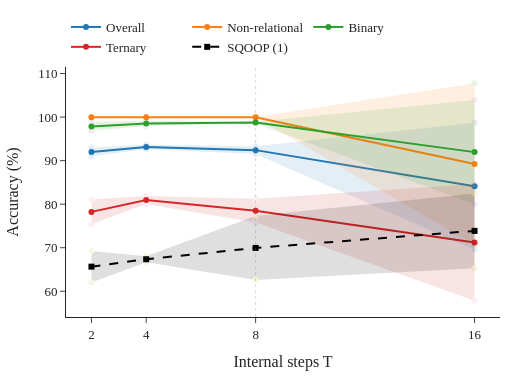
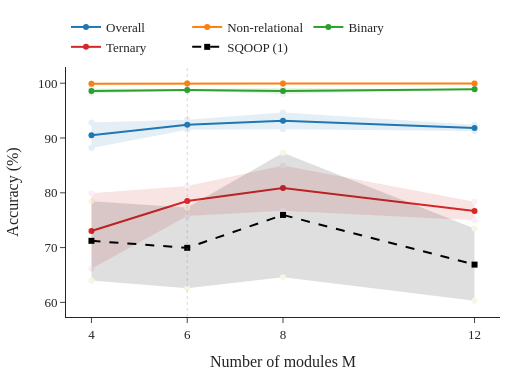
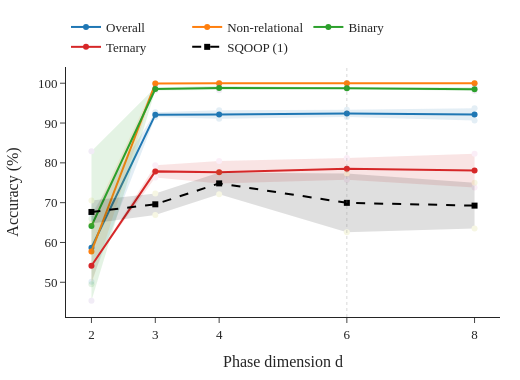

Notebook code cell kept with these figures, in order:
### Code cell
# Figure 5.4 -- sweeps: Sort-of-CLEVR families and the SQOOP rhs=1 held-out line on the same panels
def sweep(axis, xlabel, name, cols=lambda x: METRICS[SOC]):
    fig = go.Figure()
    series = [(fam, SOC, SWEEPS[SOC][axis], cols, dict(color=COLORS[i])) for i, fam in enumerate(METRICS[SOC])]
    series += [('SQOOP (1)', SQ, SWEEPS[SQ][1].get(axis, {}), lambda x: {'SQOOP (1)': METRICS[SQ]['held-out']}, dict(color='black', dash='dash'))]
    for label, task, cells, cols_, line in series:
        pts = [(x, *stat(task, h, cols_(x).get(label))[:2]) for x, h in cells.items()]
        pts = [p for p in pts if not np.isnan(p[1])]
        if not pts: continue
        x, m, s = map(np.array, zip(*pts))
        rgba = line['color'] if line['color'] != 'black' else '#000000'
        fig.add_trace(go.Scatter(x=np.r_[x, x[::-1]], y=np.r_[m + s, (m - s)[::-1]], fill='toself', fillcolor=rgba, opacity=0.12, line=dict(width=0), showlegend=False, hoverinfo='skip'))
        fig.add_trace(go.Scatter(x=x, y=m, mode='lines+markers', name=label, line=line, marker=dict(size=6, symbol='square' if task == SQ else 'circle'),
                                 customdata=s, hovertemplate=f'{label}<br>{xlabel}=%{{x}}<br>%{{y:.1f}} ± %{{customdata:.1f}}<extra></extra>'))
    canon = main.get({'t_train': 'model.t_bus', 'phase_dim': 'model.phase_dim', 'n_modules': 'model.n_modules'}.get(axis, 'model.t_bus'))
    if pd.notna(canon): fig.add_vline(x=canon, line=dict(color='grey', dash='dot', width=1))
    fig.update_xaxes(title=xlabel, tickvals=list(cells) if axis != 't_test' else T_TEST)
    fig.update_yaxes(title='Accuracy (%)')
    show(fig, name, width=520, height=380)


SWEEPS[SOC]['t_test'] = {T: MAIN[SOC]['SyncNet'] for T in T_TEST}
sweep('t_test', 'Test-time steps T', 'soc_ablation_t_test', cols=lambda T: {fam: col.format(T) for fam, col in T_VARIANCE.items()})
sweep('t_train', 'Internal steps T', 'soc_ablation_t_train')
sweep('n_modules', 'Number of modules M', 'soc_ablation_n_modules')
sweep('phase_dim', 'Phase dimension d', 'soc_ablation_phase_dim')

### Figure 1 — Plotly figure (JSON) as saved in the notebook; plotly's stock layout.template omitted (floating-point values rounded to 4 significant figures)
{"data": [{"fill": "toself", "fillcolor": "#1f77b4", "hoverinfo": "skip", "line": {"width": 0}, "opacity": 0.12, "showlegend": false, "type": "scatter", "x": [2, 4, 8, 16, 16, 8, 4, 2], "y": [93.03, 93.66, 93.32, 98.72, 69.55, 91.5, 92.64, 90.99]}, {"customdata": [1.021, 0.5114, 0.9112, 14.59], "hovertemplate": "Overall<br>Internal steps T=%{x}<br>%{y:.1f} ± %{customdata:.1f}<extra></extra>", "line": {"color": "#1f77b4"}, "marker": {"size": 6, "symbol": "circle"}, "mode": "lines+markers", "name": "Overall", "type": "scatter", "x": [2, 4, 8, 16], "y": [92.01, 93.15, 92.41, 84.13]}, {"fill": "toself", "fillcolor": "#ff7f0e", "hoverinfo": "skip", "line": {"width": 0}, "opacity": 0.12, "showlegend": false, "type": "scatter", "x": [2, 4, 8, 16, 16, 8, 4, 2], "y": [99.97, 99.97, 99.99, 107.8, 70.69, 99.93, 99.91, 99.92]}, {"customdata": [0.02317, 0.03464, 0.03055, 18.54], "hovertemplate": "Non-relational<br>Internal steps T=%{x}<br>%{y:.1f} ± %{customdata:.1f}<extra></extra>", "line": {"color": "#ff7f0e"}, "marker": {"size": 6, "symbol": "circle"}, "mode": "lines+markers", "name": "Non-relational", "type": "scatter", "x": [2, 4, 8, 16], "y": [99.95, 99.94, 99.96, 89.23]}, {"fill": "toself", "fillcolor": "#2ca02c", "hoverinfo": "skip", "line": {"width": 0}, "opacity": 0.12, "showlegend": false, "type": "scatter", "x": [2, 4, 8, 16, 16, 8, 4, 2], "y": [98.92, 99.14, 98.94, 103.9, 79.98, 98.59, 97.94, 96.78]}, {"customdata": [1.072, 0.6041, 0.1789, 11.98], "hovertemplate": "Binary<br>Internal steps T=%{x}<br>%{y:.1f} ± %{customdata:.1f}<extra></extra>", "line": {"color": "#2ca02c"}, "marker": {"size": 6, "symbol": "circle"}, "mode": "lines+markers", "name": "Binary", "type": "scatter", "x": [2, 4, 8, 16], "y": [97.85, 98.54, 98.77, 91.96]}, {"fill": "toself", "fillcolor": "#d62728", "hoverinfo": "skip", "line": {"width": 0}, "opacity": 0.12, "showlegend": false, "type": "scatter", "x": [2, 4, 8, 16, 16, 8, 4, 2], "y": [81.09, 81.86, 81.24, 84.62, 57.82, 75.77, 80.07, 75.36]}, {"customdata": [2.864, 0.8975, 2.733, 13.4], "hovertemplate": "Ternary<br>Internal steps T=%{x}<br>%{y:.1f} ± %{customdata:.1f}<extra></extra>", "line": {"color": "#d62728"}, "marker": {"size": 6, "symbol": "circle"}, "mode": "lines+markers", "name": "Ternary", "type": "scatter", "x": [2, 4, 8, 16], "y": [78.23, 80.96, 78.51, 71.22]}, {"fill": "toself", "fillcolor": "#000000", "hoverinfo": "skip", "line": {"width": 0}, "opacity": 0.12, "showlegend": false, "type": "scatter", "x": [2, 4, 8, 16, 16, 8, 4, 2], "y": [69.27, 68.03, 77.32, 82.47, 65.26, 62.58, 66.68, 62.04]}, {"customdata": [3.615, 0.6731, 7.372, 8.607], "hovertemplate": "SQOOP (1)<br>Internal steps T=%{x}<br>%{y:.1f} ± %{customdata:.1f}<extra></extra>", "line": {"color": "black", "dash": "dash"}, "marker": {"size": 6, "symbol": "square"}, "mode": "lines+markers", "name": "SQOOP (1)", "type": "scatter", "x": [2, 4, 8, 16], "y": [65.65, 67.35, 69.95, 73.87]}], "layout": {"font": {"family": "serif", "size": 13}, "height": 380, "legend": {"orientation": "h", "x": 0, "y": 1.02, "yanchor": "bottom"}, "margin": {"b": 45, "l": 50, "r": 20, "t": 30}, "shapes": [{"line": {"color": "grey", "dash": "dot", "width": 1}, "type": "line", "x0": 8, "x1": 8, "xref": "x", "y0": 0, "y1": 1, "yref": "y domain"}], "width": 520, "xaxis": {"tickvals": [2, 4, 8, 16], "title": {"text": "Internal steps T"}}, "yaxis": {"title": {"text": "Accuracy (%)"}}}}

### Figure 2 — Plotly figure (JSON) as saved in the notebook; plotly's stock layout.template omitted (floating-point values rounded to 4 significant figures)
{"data": [{"fill": "toself", "fillcolor": "#1f77b4", "hoverinfo": "skip", "line": {"width": 0}, "opacity": 0.12, "showlegend": false, "type": "scatter", "x": [4, 6, 8, 12, 12, 8, 6, 4], "y": [92.81, 93.32, 94.68, 92.4, 91.3, 91.58, 91.5, 88.2]}, {"customdata": [2.307, 0.9112, 1.545, 0.5536], "hovertemplate": "Overall<br>Number of modules M=%{x}<br>%{y:.1f} ± %{customdata:.1f}<extra></extra>", "line": {"color": "#1f77b4"}, "marker": {"size": 6, "symbol": "circle"}, "mode": "lines+markers", "name": "Overall", "type": "scatter", "x": [4, 6, 8, 12], "y": [90.5, 92.41, 93.13, 91.85]}, {"fill": "toself", "fillcolor": "#ff7f0e", "hoverinfo": "skip", "line": {"width": 0}, "opacity": 0.12, "showlegend": false, "type": "scatter", "x": [4, 6, 8, 12, 12, 8, 6, 4], "y": [99.94, 99.99, 99.96, 99.95, 99.94, 99.93, 99.93, 99.89]}, {"customdata": [0.025, 0.03055, 0.0153, 0.005646], "hovertemplate": "Non-relational<br>Number of modules M=%{x}<br>%{y:.1f} ± %{customdata:.1f}<extra></extra>", "line": {"color": "#ff7f0e"}, "marker": {"size": 6, "symbol": "circle"}, "mode": "lines+markers", "name": "Non-relational", "type": "scatter", "x": [4, 6, 8, 12], "y": [99.92, 99.96, 99.95, 99.94]}, {"fill": "toself", "fillcolor": "#2ca02c", "hoverinfo": "skip", "line": {"width": 0}, "opacity": 0.12, "showlegend": false, "type": "scatter", "x": [4, 6, 8, 12, 12, 8, 6, 4], "y": [99.04, 98.94, 99.14, 98.97, 98.87, 98.02, 98.59, 98.11]}, {"customdata": [0.4686, 0.1789, 0.5562, 0.05008], "hovertemplate": "Binary<br>Number of modules M=%{x}<br>%{y:.1f} ± %{customdata:.1f}<extra></extra>", "line": {"color": "#2ca02c"}, "marker": {"size": 6, "symbol": "circle"}, "mode": "lines+markers", "name": "Binary", "type": "scatter", "x": [4, 6, 8, 12], "y": [98.57, 98.77, 98.58, 98.92]}, {"fill": "toself", "fillcolor": "#d62728", "hoverinfo": "skip", "line": {"width": 0}, "opacity": 0.12, "showlegend": false, "type": "scatter", "x": [4, 6, 8, 12, 12, 8, 6, 4], "y": [79.91, 81.24, 85.0, 78.38, 74.99, 76.73, 75.77, 66.12]}, {"customdata": [6.895, 2.733, 4.133, 1.697], "hovertemplate": "Ternary<br>Number of modules M=%{x}<br>%{y:.1f} ± %{customdata:.1f}<extra></extra>", "line": {"color": "#d62728"}, "marker": {"size": 6, "symbol": "circle"}, "mode": "lines+markers", "name": "Ternary", "type": "scatter", "x": [4, 6, 8, 12], "y": [73.02, 78.51, 80.86, 76.68]}, {"fill": "toself", "fillcolor": "#000000", "hoverinfo": "skip", "line": {"width": 0}, "opacity": 0.12, "showlegend": false, "type": "scatter", "x": [4, 6, 8, 12, 12, 8, 6, 4], "y": [78.46, 77.32, 87.3, 73.49, 60.3, 64.61, 62.58, 64.0]}, {"customdata": [7.229, 7.372, 11.35, 6.596], "hovertemplate": "SQOOP (1)<br>Number of modules M=%{x}<br>%{y:.1f} ± %{customdata:.1f}<extra></extra>", "line": {"color": "black", "dash": "dash"}, "marker": {"size": 6, "symbol": "square"}, "mode": "lines+markers", "name": "SQOOP (1)", "type": "scatter", "x": [4, 6, 8, 12], "y": [71.23, 69.95, 75.95, 66.89]}], "layout": {"font": {"family": "serif", "size": 13}, "height": 380, "legend": {"orientation": "h", "x": 0, "y": 1.02, "yanchor": "bottom"}, "margin": {"b": 45, "l": 50, "r": 20, "t": 30}, "shapes": [{"line": {"color": "grey", "dash": "dot", "width": 1}, "type": "line", "x0": 6, "x1": 6, "xref": "x", "y0": 0, "y1": 1, "yref": "y domain"}], "width": 520, "xaxis": {"tickvals": [4, 6, 8, 12], "title": {"text": "Number of modules M"}}, "yaxis": {"title": {"text": "Accuracy (%)"}}}}

### Figure 3 — Plotly figure (JSON) as saved in the notebook; plotly's stock layout.template omitted (floating-point values rounded to 4 significant figures)
{"data": [{"fill": "toself", "fillcolor": "#1f77b4", "hoverinfo": "skip", "line": {"width": 0}, "opacity": 0.12, "showlegend": false, "type": "scatter", "x": [2, 3, 4, 6, 8, 8, 6, 4, 3, 2], "y": [67.21, 92.73, 93.18, 93.32, 93.73, 90.62, 91.5, 91.08, 91.49, 50.13]}, {"customdata": [8.543, 0.6208, 1.05, 0.9112, 1.557], "hovertemplate": "Overall<br>Phase dimension d=%{x}<br>%{y:.1f} ± %{customdata:.1f}<extra></extra>", "line": {"color": "#1f77b4"}, "marker": {"size": 6, "symbol": "circle"}, "mode": "lines+markers", "name": "Overall", "type": "scatter", "x": [2, 3, 4, 6, 8], "y": [58.67, 92.11, 92.13, 92.41, 92.18]}, {"fill": "toself", "fillcolor": "#ff7f0e", "hoverinfo": "skip", "line": {"width": 0}, "opacity": 0.12, "showlegend": false, "type": "scatter", "x": [2, 3, 4, 6, 8, 8, 6, 4, 3, 2], "y": [65.98, 99.96, 99.99, 99.99, 99.98, 99.94, 99.93, 99.94, 99.92, 49.5]}, {"customdata": [8.24, 0.01737, 0.0252, 0.03055, 0.0208], "hovertemplate": "Non-relational<br>Phase dimension d=%{x}<br>%{y:.1f} ± %{customdata:.1f}<extra></extra>", "line": {"color": "#ff7f0e"}, "marker": {"size": 6, "symbol": "circle"}, "mode": "lines+markers", "name": "Non-relational", "type": "scatter", "x": [2, 3, 4, 6, 8], "y": [57.74, 99.94, 99.97, 99.96, 99.96]}, {"fill": "toself", "fillcolor": "#2ca02c", "hoverinfo": "skip", "line": {"width": 0}, "opacity": 0.12, "showlegend": false, "type": "scatter", "x": [2, 3, 4, 6, 8, 8, 6, 4, 3, 2], "y": [82.89, 98.93, 99.36, 98.94, 98.97, 98.04, 98.59, 98.25, 98.15, 45.36]}, {"customdata": [18.77, 0.391, 0.5576, 0.1789, 0.4631], "hovertemplate": "Binary<br>Phase dimension d=%{x}<br>%{y:.1f} ± %{customdata:.1f}<extra></extra>", "line": {"color": "#2ca02c"}, "marker": {"size": 6, "symbol": "circle"}, "mode": "lines+markers", "name": "Binary", "type": "scatter", "x": [2, 3, 4, 6, 8], "y": [64.13, 98.54, 98.8, 98.77, 98.5]}, {"fill": "toself", "fillcolor": "#d62728", "hoverinfo": "skip", "line": {"width": 0}, "opacity": 0.12, "showlegend": false, "type": "scatter", "x": [2, 3, 4, 6, 8, 8, 6, 4, 3, 2], "y": [54.18, 79.38, 80.46, 81.24, 82.31, 73.81, 75.77, 74.81, 76.34, 54.12]}, {"customdata": [0.02695, 1.521, 2.825, 2.733, 4.248], "hovertemplate": "Ternary<br>Phase dimension d=%{x}<br>%{y:.1f} ± %{customdata:.1f}<extra></extra>", "line": {"color": "#d62728"}, "marker": {"size": 6, "symbol": "circle"}, "mode": "lines+markers", "name": "Ternary", "type": "scatter", "x": [2, 3, 4, 6, 8], "y": [54.15, 77.86, 77.63, 78.51, 78.06]}, {"fill": "toself", "fillcolor": "#000000", "hoverinfo": "skip", "line": {"width": 0}, "opacity": 0.12, "showlegend": false, "type": "scatter", "x": [2, 3, 4, 6, 8, 8, 6, 4, 3, 2], "y": [70.55, 72.28, 77.59, 77.32, 74.98, 63.53, 62.58, 72.1, 66.9, 64.78]}, {"customdata": [2.887, 2.688, 2.743, 7.372, 5.721], "hovertemplate": "SQOOP (1)<br>Phase dimension d=%{x}<br>%{y:.1f} ± %{customdata:.1f}<extra></extra>", "line": {"color": "black", "dash": "dash"}, "marker": {"size": 6, "symbol": "square"}, "mode": "lines+markers", "name": "SQOOP (1)", "type": "scatter", "x": [2, 3, 4, 6, 8], "y": [67.66, 69.59, 74.84, 69.95, 69.26]}], "layout": {"font": {"family": "serif", "size": 13}, "height": 380, "legend": {"orientation": "h", "x": 0, "y": 1.02, "yanchor": "bottom"}, "margin": {"b": 45, "l": 50, "r": 20, "t": 30}, "shapes": [{"line": {"color": "grey", "dash": "dot", "width": 1}, "type": "line", "x0": 6, "x1": 6, "xref": "x", "y0": 0, "y1": 1, "yref": "y domain"}], "width": 520, "xaxis": {"tickvals": [2, 3, 4, 6, 8], "title": {"text": "Phase dimension d"}}, "yaxis": {"title": {"text": "Accuracy (%)"}}}}
